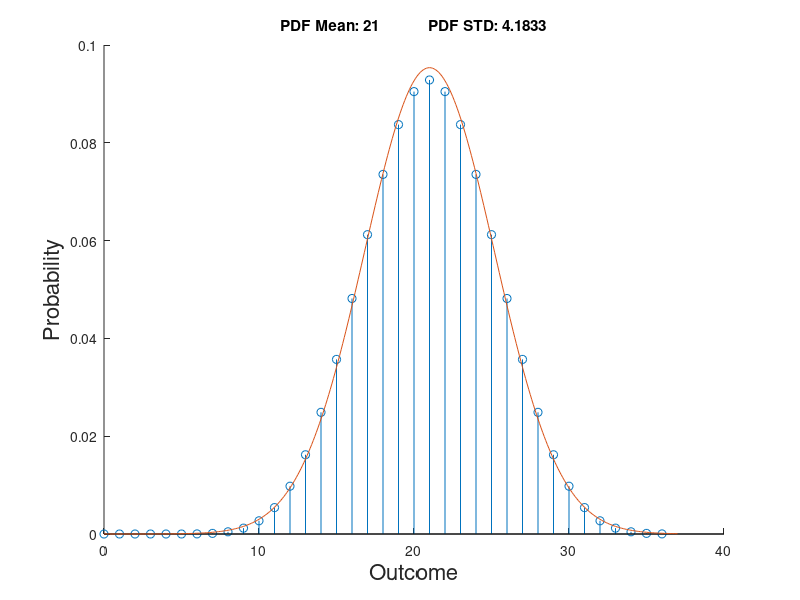
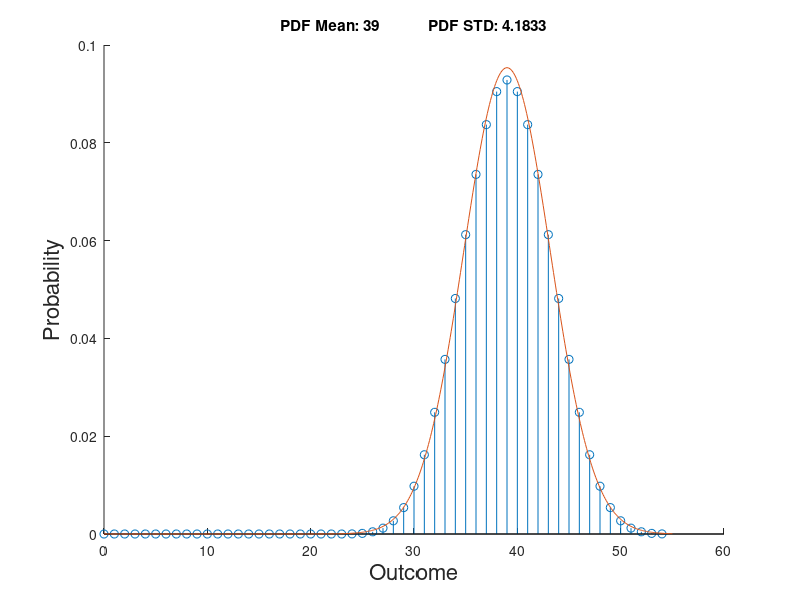
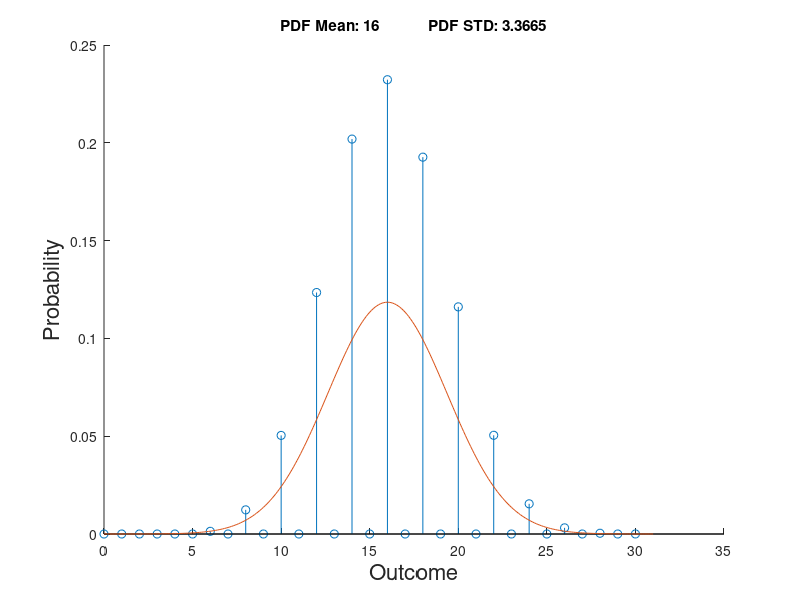
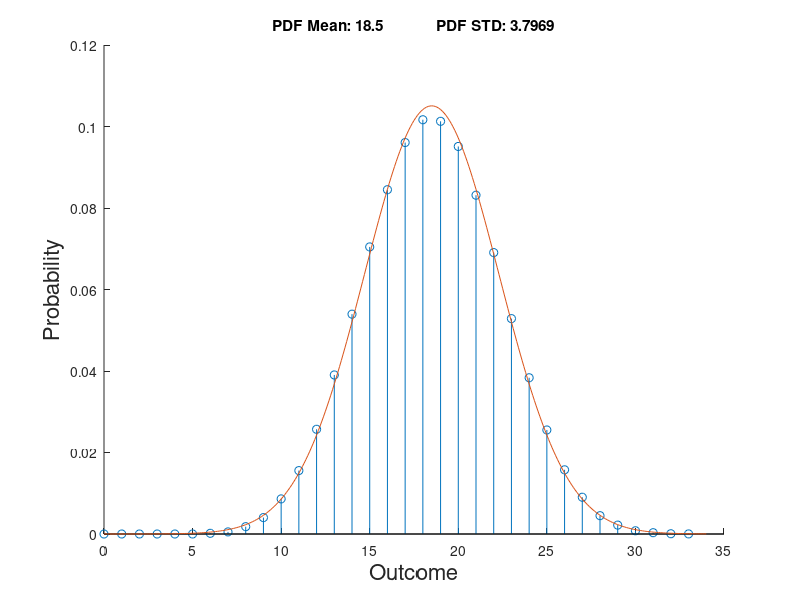

Reproduce these figures in MATLAB, in order.
%% Formatting
clc
clear
close all
format shortg
%% Begin Question 1

% Defining dice
a = (1/6).*[0 1 1 1 1 1 1];
b = [0 0, 0, a];
c = (1/6).*[0 2 0 3 0 1];
d1 = a; d2 = c;

% Defining cases for each problem
parta = [a; a; a; a; a; a];
partb = [b; b; b; b; b; b];
partc = [c; c; c; c; c; c];
partd = {d1, d1, d1, d2, d2, d2};

aCon = conv(parta(1,:), parta(2,:));
bCon = conv(partb(1,:), partb(2,:));
cCon = conv(partc(1,:), partc(2,:));
dCon = conv(partd{1}, partd{2});

for i = 3:6
    aCon = conv(aCon, parta(i,:));
    bCon = conv(bCon, partb(i,:));
    cCon = conv(cCon ,partc(i,:));
    dCon = conv(dCon, partd{i});
end

conv_ = {aCon, bCon, cCon, dCon};
parts = ['a','b','c','d'];
for i = 1:length(conv_)
    % finding mean and std for each case
    conv_mean = (0:length(conv_{i})-1)*conv_{i}';
    conv_var = ((0:length(conv_{i})-1)-conv_mean).^2 * conv_{i}';
    conv_sig = conv_var^0.5;
    
    % plotting
    fig1 = figure('Position',[500 500 800 400]);
    hold on
    ylabel('Probability','FontSize',16)
    xlabel('Outcome','FontSize',16)
    title(sprintf('PDF Mean: %0.5g \t\t\t PDF STD: %0.5g',conv_mean,conv_sig))
    stem(0:length(conv_{i})-1,conv_{i})
    x = 0:0.1:length(conv_{i});
    y = (1/(conv_sig*(2*pi)^0.5)).*exp(-0.5.*((x-conv_mean)./conv_sig).^2);
    plot(x, y)
    saveas(fig1,sprintf('Q1_%s.png',parts(i)))
end